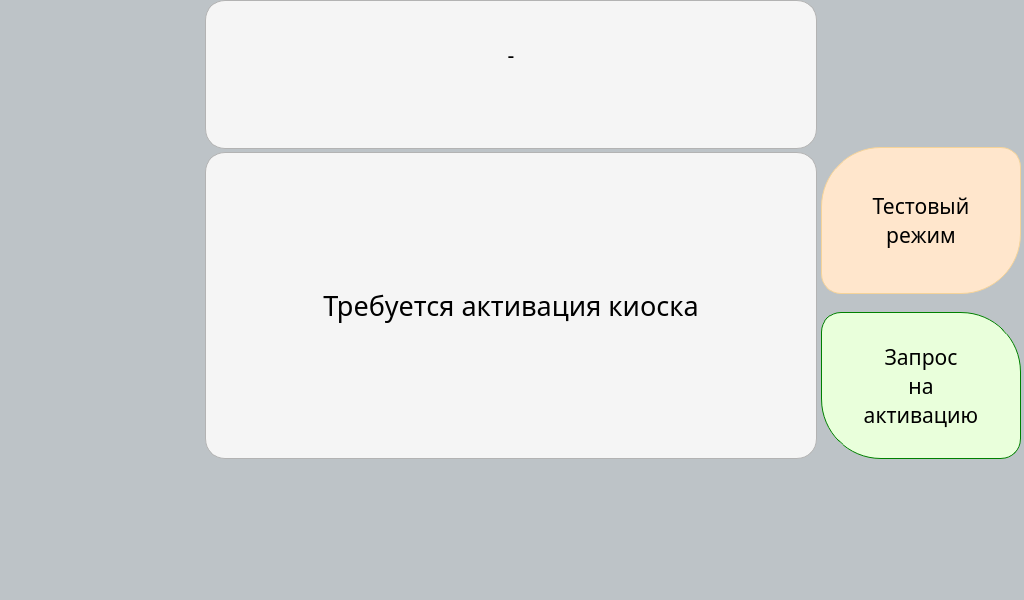
<?xml version="1.0" encoding="UTF-8"?>
<ui version="4.0">
 <class>Form</class>
 <widget class="QWidget" name="Form">
  <property name="geometry">
   <rect>
    <x>0</x>
    <y>0</y>
    <width>1024</width>
    <height>600</height>
   </rect>
  </property>
  <property name="maximumSize">
   <size>
    <width>1024</width>
    <height>600</height>
   </size>
  </property>
  <property name="windowTitle">
   <string>Form</string>
  </property>
  <layout class="QHBoxLayout" name="horizontalLayout_5">
   <property name="spacing">
    <number>0</number>
   </property>
   <property name="leftMargin">
    <number>0</number>
   </property>
   <property name="topMargin">
    <number>0</number>
   </property>
   <property name="rightMargin">
    <number>0</number>
   </property>
   <property name="bottomMargin">
    <number>0</number>
   </property>
   <item>
    <widget class="QFrame" name="frame">
     <property name="styleSheet">
      <string notr="true">#frame {
	background-color:  rgb(189, 195, 199);
}</string>
     </property>
     <property name="frameShape">
      <enum>QFrame::NoFrame</enum>
     </property>
     <property name="frameShadow">
      <enum>QFrame::Raised</enum>
     </property>
     <layout class="QGridLayout" name="gridLayout">
      <property name="leftMargin">
       <number>0</number>
      </property>
      <property name="topMargin">
       <number>0</number>
      </property>
      <property name="rightMargin">
       <number>0</number>
      </property>
      <property name="bottomMargin">
       <number>0</number>
      </property>
      <item row="1" column="0" alignment="Qt::AlignBottom">
       <widget class="QFrame" name="frame_3">
        <property name="minimumSize">
         <size>
          <width>0</width>
          <height>135</height>
         </size>
        </property>
        <property name="frameShape">
         <enum>QFrame::NoFrame</enum>
        </property>
        <property name="frameShadow">
         <enum>QFrame::Raised</enum>
        </property>
        <layout class="QHBoxLayout" name="horizontalLayout_2">
         <property name="spacing">
          <number>0</number>
         </property>
         <property name="leftMargin">
          <number>0</number>
         </property>
         <property name="topMargin">
          <number>0</number>
         </property>
         <property name="rightMargin">
          <number>0</number>
         </property>
         <property name="bottomMargin">
          <number>0</number>
         </property>
        </layout>
       </widget>
      </item>
      <item row="0" column="0">
       <widget class="QFrame" name="frame_4">
        <property name="sizePolicy">
         <sizepolicy hsizetype="Preferred" vsizetype="Expanding">
          <horstretch>0</horstretch>
          <verstretch>0</verstretch>
         </sizepolicy>
        </property>
        <property name="frameShape">
         <enum>QFrame::NoFrame</enum>
        </property>
        <property name="frameShadow">
         <enum>QFrame::Raised</enum>
        </property>
        <layout class="QHBoxLayout" name="horizontalLayout_3">
         <property name="spacing">
          <number>0</number>
         </property>
         <property name="leftMargin">
          <number>0</number>
         </property>
         <property name="topMargin">
          <number>0</number>
         </property>
         <property name="rightMargin">
          <number>0</number>
         </property>
         <property name="bottomMargin">
          <number>0</number>
         </property>
         <item>
          <widget class="QFrame" name="frame_6">
           <property name="minimumSize">
            <size>
             <width>200</width>
             <height>0</height>
            </size>
           </property>
           <property name="maximumSize">
            <size>
             <width>200</width>
             <height>16777215</height>
            </size>
           </property>
           <property name="frameShape">
            <enum>QFrame::NoFrame</enum>
           </property>
           <property name="frameShadow">
            <enum>QFrame::Raised</enum>
           </property>
           <layout class="QVBoxLayout" name="verticalLayout_4">
            <property name="spacing">
             <number>0</number>
            </property>
            <property name="leftMargin">
             <number>0</number>
            </property>
            <property name="topMargin">
             <number>0</number>
            </property>
            <property name="rightMargin">
             <number>0</number>
            </property>
            <property name="bottomMargin">
             <number>0</number>
            </property>
           </layout>
          </widget>
         </item>
         <item>
          <widget class="QFrame" name="frame_7">
           <property name="enabled">
            <bool>true</bool>
           </property>
           <property name="sizePolicy">
            <sizepolicy hsizetype="Preferred" vsizetype="Preferred">
             <horstretch>0</horstretch>
             <verstretch>0</verstretch>
            </sizepolicy>
           </property>
           <property name="maximumSize">
            <size>
             <width>618</width>
             <height>16777215</height>
            </size>
           </property>
           <property name="frameShape">
            <enum>QFrame::NoFrame</enum>
           </property>
           <property name="frameShadow">
            <enum>QFrame::Raised</enum>
           </property>
           <layout class="QVBoxLayout" name="verticalLayout_3">
            <property name="spacing">
             <number>0</number>
            </property>
            <property name="leftMargin">
             <number>3</number>
            </property>
            <property name="topMargin">
             <number>0</number>
            </property>
            <property name="rightMargin">
             <number>3</number>
            </property>
            <property name="bottomMargin">
             <number>0</number>
            </property>
            <item>
             <widget class="QFrame" name="frame_8">
              <property name="sizePolicy">
               <sizepolicy hsizetype="Preferred" vsizetype="Expanding">
                <horstretch>0</horstretch>
                <verstretch>0</verstretch>
               </sizepolicy>
              </property>
              <property name="maximumSize">
               <size>
                <width>618</width>
                <height>16777215</height>
               </size>
              </property>
              <property name="frameShape">
               <enum>QFrame::NoFrame</enum>
              </property>
              <property name="frameShadow">
               <enum>QFrame::Raised</enum>
              </property>
              <layout class="QVBoxLayout" name="verticalLayout_6">
               <property name="spacing">
                <number>3</number>
               </property>
               <property name="leftMargin">
                <number>0</number>
               </property>
               <property name="topMargin">
                <number>0</number>
               </property>
               <property name="rightMargin">
                <number>0</number>
               </property>
               <property name="bottomMargin">
                <number>0</number>
               </property>
               <item alignment="Qt::AlignTop">
                <widget class="QFrame" name="frame_10">
                 <property name="minimumSize">
                  <size>
                   <width>0</width>
                   <height>149</height>
                  </size>
                 </property>
                 <property name="maximumSize">
                  <size>
                   <width>618</width>
                   <height>149</height>
                  </size>
                 </property>
                 <property name="styleSheet">
                  <string notr="true">QFrame#frame_10 {
            background-color: rgb(245, 245, 245);
		     border-radius: 20px;
            border: 1px solid #B3B3B3;
}</string>
                 </property>
                 <property name="frameShape">
                  <enum>QFrame::NoFrame</enum>
                 </property>
                 <property name="frameShadow">
                  <enum>QFrame::Raised</enum>
                 </property>
                 <layout class="QVBoxLayout" name="verticalLayout_7">
                  <property name="spacing">
                   <number>0</number>
                  </property>
                  <property name="leftMargin">
                   <number>0</number>
                  </property>
                  <property name="topMargin">
                   <number>0</number>
                  </property>
                  <property name="rightMargin">
                   <number>0</number>
                  </property>
                  <property name="bottomMargin">
                   <number>0</number>
                  </property>
                  <item>
                   <widget class="QLabel" name="datetime_lbl">
                    <property name="font">
                     <font>
                      <family>Rubik</family>
                      <pointsize>16</pointsize>
                     </font>
                    </property>
                    <property name="text">
                     <string>-</string>
                    </property>
                    <property name="alignment">
                     <set>Qt::AlignCenter</set>
                    </property>
                   </widget>
                  </item>
                  <item>
                   <spacer name="verticalSpacer">
                    <property name="orientation">
                     <enum>Qt::Vertical</enum>
                    </property>
                    <property name="sizeType">
                     <enum>QSizePolicy::Preferred</enum>
                    </property>
                    <property name="sizeHint" stdset="0">
                     <size>
                      <width>20</width>
                      <height>40</height>
                     </size>
                    </property>
                   </spacer>
                  </item>
                 </layout>
                </widget>
               </item>
               <item>
                <widget class="QFrame" name="frame_9">
                 <property name="sizePolicy">
                  <sizepolicy hsizetype="Preferred" vsizetype="Expanding">
                   <horstretch>0</horstretch>
                   <verstretch>0</verstretch>
                  </sizepolicy>
                 </property>
                 <property name="styleSheet">
                  <string notr="true"/>
                 </property>
                 <property name="frameShape">
                  <enum>QFrame::NoFrame</enum>
                 </property>
                 <property name="frameShadow">
                  <enum>QFrame::Raised</enum>
                 </property>
                 <layout class="QVBoxLayout" name="verticalLayout_5">
                  <property name="spacing">
                   <number>0</number>
                  </property>
                  <property name="leftMargin">
                   <number>0</number>
                  </property>
                  <property name="topMargin">
                   <number>0</number>
                  </property>
                  <property name="rightMargin">
                   <number>0</number>
                  </property>
                  <property name="bottomMargin">
                   <number>0</number>
                  </property>
                  <item>
                   <widget class="QStackedWidget" name="stack_widget">
                    <property name="styleSheet">
                     <string notr="true">background-color: transparent;</string>
                    </property>
                    <property name="currentIndex">
                     <number>0</number>
                    </property>
                    <widget class="QWidget" name="index_page">
                     <property name="styleSheet">
                      <string notr="true">#index_page {
	background-color: rgb(245, 245, 245);
	border: 1px solid #B3B3B3;
	border-radius: 20px;
}</string>
                     </property>
                     <layout class="QGridLayout" name="gridLayout_3">
                      <property name="leftMargin">
                       <number>0</number>
                      </property>
                      <property name="topMargin">
                       <number>0</number>
                      </property>
                      <property name="rightMargin">
                       <number>0</number>
                      </property>
                      <property name="bottomMargin">
                       <number>0</number>
                      </property>
                      <property name="spacing">
                       <number>0</number>
                      </property>
                      <item row="0" column="0">
                       <widget class="QLabel" name="label">
                        <property name="font">
                         <font>
                          <family>Rubik</family>
                          <pointsize>20</pointsize>
                         </font>
                        </property>
                        <property name="text">
                         <string>Требуется активация киоска</string>
                        </property>
                        <property name="alignment">
                         <set>Qt::AlignCenter</set>
                        </property>
                       </widget>
                      </item>
                     </layout>
                    </widget>
                    <widget class="QWidget" name="link_page">
                     <property name="styleSheet">
                      <string notr="true">#link_page {
	background-color: rgb(245, 245, 245);
	border: 1px solid #B3B3B3;
	border-radius: 20px;
}</string>
                     </property>
                     <layout class="QVBoxLayout" name="verticalLayout_9">
                      <property name="spacing">
                       <number>0</number>
                      </property>
                      <property name="topMargin">
                       <number>0</number>
                      </property>
                      <property name="bottomMargin">
                       <number>0</number>
                      </property>
                      <item alignment="Qt::AlignTop">
                       <widget class="QLabel" name="label_2">
                        <property name="minimumSize">
                         <size>
                          <width>0</width>
                          <height>20</height>
                         </size>
                        </property>
                        <property name="font">
                         <font>
                          <family>Rubik</family>
                          <pointsize>16</pointsize>
                         </font>
                        </property>
                        <property name="text">
                         <string>Пройдите активацию по ссылке</string>
                        </property>
                        <property name="alignment">
                         <set>Qt::AlignCenter</set>
                        </property>
                       </widget>
                      </item>
                      <item>
                       <widget class="QFrame" name="frame_12">
                        <property name="styleSheet">
                         <string notr="true">background-color: transparent;</string>
                        </property>
                        <property name="frameShape">
                         <enum>QFrame::NoFrame</enum>
                        </property>
                        <property name="frameShadow">
                         <enum>QFrame::Raised</enum>
                        </property>
                        <layout class="QHBoxLayout" name="horizontalLayout_6">
                         <property name="spacing">
                          <number>0</number>
                         </property>
                         <property name="leftMargin">
                          <number>0</number>
                         </property>
                         <property name="topMargin">
                          <number>0</number>
                         </property>
                         <property name="rightMargin">
                          <number>0</number>
                         </property>
                         <property name="bottomMargin">
                          <number>0</number>
                         </property>
                         <item>
                          <spacer name="horizontalSpacer">
                           <property name="orientation">
                            <enum>Qt::Horizontal</enum>
                           </property>
                           <property name="sizeHint" stdset="0">
                            <size>
                             <width>40</width>
                             <height>20</height>
                            </size>
                           </property>
                          </spacer>
                         </item>
                         <item>
                          <widget class="QLabel" name="qr_lbl">
                           <property name="sizePolicy">
                            <sizepolicy hsizetype="Preferred" vsizetype="Expanding">
                             <horstretch>0</horstretch>
                             <verstretch>0</verstretch>
                            </sizepolicy>
                           </property>
                           <property name="minimumSize">
                            <size>
                             <width>220</width>
                             <height>220</height>
                            </size>
                           </property>
                           <property name="maximumSize">
                            <size>
                             <width>220</width>
                             <height>220</height>
                            </size>
                           </property>
                           <property name="text">
                            <string/>
                           </property>
                           <property name="scaledContents">
                            <bool>true</bool>
                           </property>
                           <property name="alignment">
                            <set>Qt::AlignCenter</set>
                           </property>
                          </widget>
                         </item>
                         <item>
                          <spacer name="horizontalSpacer_2">
                           <property name="orientation">
                            <enum>Qt::Horizontal</enum>
                           </property>
                           <property name="sizeHint" stdset="0">
                            <size>
                             <width>40</width>
                             <height>20</height>
                            </size>
                           </property>
                          </spacer>
                         </item>
                        </layout>
                       </widget>
                      </item>
                      <item alignment="Qt::AlignBottom">
                       <widget class="QLabel" name="activate_link_lbl">
                        <property name="minimumSize">
                         <size>
                          <width>0</width>
                          <height>40</height>
                         </size>
                        </property>
                        <property name="font">
                         <font>
                          <family>Rubik</family>
                          <pointsize>10</pointsize>
                         </font>
                        </property>
                        <property name="text">
                         <string>https://licence-vodo-box.ru/activate/</string>
                        </property>
                        <property name="alignment">
                         <set>Qt::AlignCenter</set>
                        </property>
                       </widget>
                      </item>
                     </layout>
                    </widget>
                    <widget class="QWidget" name="no_connection_page">
                     <property name="styleSheet">
                      <string notr="true">#no_connection_page {
	background-color: rgb(245, 245, 245);
	border: 1px solid #B3B3B3;
	border-radius: 20px;
}</string>
                     </property>
                     <layout class="QVBoxLayout" name="verticalLayout_10">
                      <item>
                       <widget class="QLabel" name="label_4">
                        <property name="sizePolicy">
                         <sizepolicy hsizetype="Preferred" vsizetype="Expanding">
                          <horstretch>0</horstretch>
                          <verstretch>0</verstretch>
                         </sizepolicy>
                        </property>
                        <property name="font">
                         <font>
                          <family>Rubik</family>
                          <pointsize>20</pointsize>
                         </font>
                        </property>
                        <property name="text">
                         <string>Нет связи с сервером активации</string>
                        </property>
                        <property name="alignment">
                         <set>Qt::AlignCenter</set>
                        </property>
                       </widget>
                      </item>
                      <item alignment="Qt::AlignBottom">
                       <widget class="QLabel" name="label_5">
                        <property name="font">
                         <font>
                          <family>Rubik</family>
                          <pointsize>13</pointsize>
                         </font>
                        </property>
                        <property name="text">
                         <string>https://licence-vodo-box.ru/</string>
                        </property>
                        <property name="alignment">
                         <set>Qt::AlignCenter</set>
                        </property>
                       </widget>
                      </item>
                     </layout>
                    </widget>
                   </widget>
                  </item>
                 </layout>
                </widget>
               </item>
              </layout>
             </widget>
            </item>
           </layout>
          </widget>
         </item>
         <item>
          <widget class="QFrame" name="frame_5">
           <property name="minimumSize">
            <size>
             <width>200</width>
             <height>0</height>
            </size>
           </property>
           <property name="maximumSize">
            <size>
             <width>200</width>
             <height>16777215</height>
            </size>
           </property>
           <property name="frameShape">
            <enum>QFrame::NoFrame</enum>
           </property>
           <property name="frameShadow">
            <enum>QFrame::Raised</enum>
           </property>
           <layout class="QVBoxLayout" name="verticalLayout_8">
            <property name="spacing">
             <number>0</number>
            </property>
            <property name="leftMargin">
             <number>0</number>
            </property>
            <property name="topMargin">
             <number>0</number>
            </property>
            <property name="rightMargin">
             <number>0</number>
            </property>
            <property name="bottomMargin">
             <number>0</number>
            </property>
            <item>
             <widget class="QFrame" name="frame_13">
              <property name="minimumSize">
               <size>
                <width>200</width>
                <height>147</height>
               </size>
              </property>
              <property name="frameShape">
               <enum>QFrame::NoFrame</enum>
              </property>
              <property name="frameShadow">
               <enum>QFrame::Raised</enum>
              </property>
             </widget>
            </item>
            <item>
             <spacer name="verticalSpacer_3">
              <property name="orientation">
               <enum>Qt::Vertical</enum>
              </property>
              <property name="sizeType">
               <enum>QSizePolicy::Maximum</enum>
              </property>
              <property name="sizeHint" stdset="0">
               <size>
                <width>20</width>
                <height>7</height>
               </size>
              </property>
             </spacer>
            </item>
            <item>
             <widget class="QStackedWidget" name="testing_stack_widget">
              <property name="maximumSize">
               <size>
                <width>200</width>
                <height>147</height>
               </size>
              </property>
              <property name="styleSheet">
               <string notr="true">background-color: transparent;</string>
              </property>
              <property name="currentIndex">
               <number>0</number>
              </property>
              <widget class="QWidget" name="testing_mode_page">
               <layout class="QVBoxLayout" name="verticalLayout_2">
                <property name="spacing">
                 <number>0</number>
                </property>
                <property name="leftMargin">
                 <number>0</number>
                </property>
                <property name="topMargin">
                 <number>0</number>
                </property>
                <property name="rightMargin">
                 <number>0</number>
                </property>
                <property name="bottomMargin">
                 <number>0</number>
                </property>
                <item>
                 <widget class="QPushButton" name="testing_mode_btn">
                  <property name="sizePolicy">
                   <sizepolicy hsizetype="Minimum" vsizetype="Fixed">
                    <horstretch>0</horstretch>
                    <verstretch>0</verstretch>
                   </sizepolicy>
                  </property>
                  <property name="minimumSize">
                   <size>
                    <width>200</width>
                    <height>147</height>
                   </size>
                  </property>
                  <property name="maximumSize">
                   <size>
                    <width>200</width>
                    <height>147</height>
                   </size>
                  </property>
                  <property name="sizeIncrement">
                   <size>
                    <width>0</width>
                    <height>0</height>
                   </size>
                  </property>
                  <property name="font">
                   <font>
                    <family>Rubik</family>
                    <pointsize>16</pointsize>
                   </font>
                  </property>
                  <property name="focusPolicy">
                   <enum>Qt::NoFocus</enum>
                  </property>
                  <property name="styleSheet">
                   <string notr="true">QPushButton {
	background-color: rgb(255, 230, 204);
	border: 1px solid #F5D399;
border-top-right-radius: 20px;
border-top-left-radius: 60px;
border-bottom-right-radius: 60px;
border-bottom-left-radius: 20px;
}</string>
                  </property>
                  <property name="text">
                   <string>Тестовый
режим</string>
                  </property>
                 </widget>
                </item>
               </layout>
              </widget>
              <widget class="QWidget" name="empty_testing_page">
               <layout class="QVBoxLayout" name="verticalLayout_13">
                <property name="spacing">
                 <number>0</number>
                </property>
                <property name="leftMargin">
                 <number>0</number>
                </property>
                <property name="topMargin">
                 <number>0</number>
                </property>
                <property name="rightMargin">
                 <number>0</number>
                </property>
                <property name="bottomMargin">
                 <number>0</number>
                </property>
               </layout>
              </widget>
             </widget>
            </item>
            <item>
             <spacer name="verticalSpacer_2">
              <property name="orientation">
               <enum>Qt::Vertical</enum>
              </property>
              <property name="sizeHint" stdset="0">
               <size>
                <width>20</width>
                <height>40</height>
               </size>
              </property>
             </spacer>
            </item>
            <item>
             <widget class="QStackedWidget" name="btn_stack_widget">
              <property name="maximumSize">
               <size>
                <width>200</width>
                <height>147</height>
               </size>
              </property>
              <property name="styleSheet">
               <string notr="true">background-color: transparent;</string>
              </property>
              <property name="currentIndex">
               <number>0</number>
              </property>
              <widget class="QWidget" name="activation_btn_page">
               <layout class="QVBoxLayout" name="verticalLayout">
                <property name="spacing">
                 <number>0</number>
                </property>
                <property name="leftMargin">
                 <number>0</number>
                </property>
                <property name="topMargin">
                 <number>0</number>
                </property>
                <property name="rightMargin">
                 <number>0</number>
                </property>
                <property name="bottomMargin">
                 <number>0</number>
                </property>
                <item>
                 <widget class="QPushButton" name="activation_btn">
                  <property name="sizePolicy">
                   <sizepolicy hsizetype="Minimum" vsizetype="Fixed">
                    <horstretch>0</horstretch>
                    <verstretch>0</verstretch>
                   </sizepolicy>
                  </property>
                  <property name="minimumSize">
                   <size>
                    <width>200</width>
                    <height>147</height>
                   </size>
                  </property>
                  <property name="maximumSize">
                   <size>
                    <width>200</width>
                    <height>147</height>
                   </size>
                  </property>
                  <property name="sizeIncrement">
                   <size>
                    <width>0</width>
                    <height>0</height>
                   </size>
                  </property>
                  <property name="font">
                   <font>
                    <family>Rubik</family>
                    <pointsize>16</pointsize>
                   </font>
                  </property>
                  <property name="focusPolicy">
                   <enum>Qt::NoFocus</enum>
                  </property>
                  <property name="styleSheet">
                   <string notr="true">QPushButton {
	background-color: rgb(233, 255, 219);
	border: 1px solid green;
border-top-right-radius: 60px;
border-top-left-radius: 20px;
border-bottom-right-radius: 20px;
border-bottom-left-radius: 60px;
}</string>
                  </property>
                  <property name="text">
                   <string>Запрос
на
активацию</string>
                  </property>
                 </widget>
                </item>
               </layout>
              </widget>
              <widget class="QWidget" name="start_work_btn_page">
               <layout class="QVBoxLayout" name="verticalLayout_12">
                <property name="spacing">
                 <number>0</number>
                </property>
                <property name="leftMargin">
                 <number>0</number>
                </property>
                <property name="topMargin">
                 <number>0</number>
                </property>
                <property name="rightMargin">
                 <number>0</number>
                </property>
                <property name="bottomMargin">
                 <number>0</number>
                </property>
                <item>
                 <widget class="QPushButton" name="start_work_btn">
                  <property name="sizePolicy">
                   <sizepolicy hsizetype="Minimum" vsizetype="Fixed">
                    <horstretch>0</horstretch>
                    <verstretch>0</verstretch>
                   </sizepolicy>
                  </property>
                  <property name="minimumSize">
                   <size>
                    <width>200</width>
                    <height>147</height>
                   </size>
                  </property>
                  <property name="maximumSize">
                   <size>
                    <width>147</width>
                    <height>200</height>
                   </size>
                  </property>
                  <property name="sizeIncrement">
                   <size>
                    <width>0</width>
                    <height>0</height>
                   </size>
                  </property>
                  <property name="font">
                   <font>
                    <family>Rubik</family>
                    <pointsize>16</pointsize>
                   </font>
                  </property>
                  <property name="focusPolicy">
                   <enum>Qt::NoFocus</enum>
                  </property>
                  <property name="styleSheet">
                   <string notr="true">QPushButton {
	background-color: rgb(233, 255, 219);
	border: 1px solid green;
border-top-right-radius: 60px;
border-top-left-radius: 20px;
border-bottom-right-radius: 20px;
border-bottom-left-radius: 60px;
}</string>
                  </property>
                  <property name="text">
                   <string>Начать
работу</string>
                  </property>
                 </widget>
                </item>
               </layout>
              </widget>
             </widget>
            </item>
           </layout>
          </widget>
         </item>
        </layout>
       </widget>
      </item>
     </layout>
    </widget>
   </item>
  </layout>
 </widget>
 <resources/>
 <connections/>
</ui>
